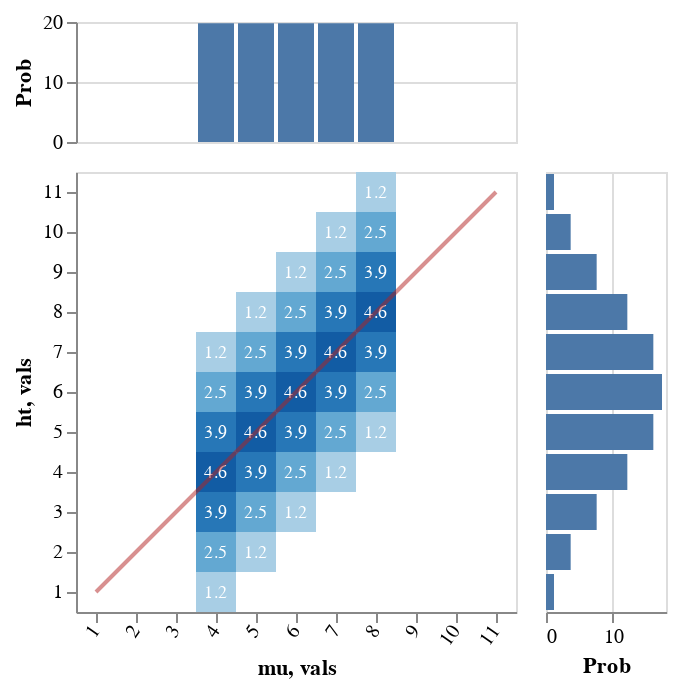

The code cell stored with this chart in its notebook:
### Code cell
vlShow . margHeatFromDist <$> enumD (first ht <$> indicesPriorFlat)

### Figure 1 — Vega-Lite specification as saved in the notebook (floating-point values rounded to 4 significant figures)
{"$schema": "https://vega.github.io/schema/vega-lite/v3.json", "bounds": "flush", "config": {"scale": {"rectBandPaddingInner": 0}}, "data": {"values": [{"ht": "1", "mu": "4", "prob": 1.2}, {"ht": "2", "mu": "4", "prob": 2.5}, {"ht": "2", "mu": "5", "prob": 1.2}, {"ht": "3", "mu": "4", "prob": 3.9}, {"ht": "3", "mu": "5", "prob": 2.5}, {"ht": "3", "mu": "6", "prob": 1.2}, {"ht": "4", "mu": "4", "prob": 4.6}, {"ht": "4", "mu": "5", "prob": 3.9}, {"ht": "4", "mu": "6", "prob": 2.5}, {"ht": "4", "mu": "7", "prob": 1.2}, {"ht": "5", "mu": "4", "prob": 3.9}, {"ht": "5", "mu": "5", "prob": 4.6}, {"ht": "5", "mu": "6", "prob": 3.9}, {"ht": "5", "mu": "7", "prob": 2.5}, {"ht": "5", "mu": "8", "prob": 1.2}, {"ht": "6", "mu": "4", "prob": 2.5}, {"ht": "6", "mu": "5", "prob": 3.9}, {"ht": "6", "mu": "6", "prob": 4.6}, {"ht": "6", "mu": "7", "prob": 3.9}, {"ht": "6", "mu": "8", "prob": 2.5}, {"ht": "7", "mu": "4", "prob": 1.2}, {"ht": "7", "mu": "5", "prob": 2.5}, {"ht": "7", "mu": "6", "prob": 3.9}, {"ht": "7", "mu": "7", "prob": 4.6}, {"ht": "7", "mu": "8", "prob": 3.9}, {"ht": "8", "mu": "5", "prob": 1.2}, {"ht": "8", "mu": "6", "prob": 2.5}, {"ht": "8", "mu": "7", "prob": 3.9}, {"ht": "8", "mu": "8", "prob": 4.6}, {"ht": "9", "mu": "6", "prob": 1.2}, {"ht": "9", "mu": "7", "prob": 2.5}, {"ht": "9", "mu": "8", "prob": 3.9}, {"ht": "10", "mu": "7", "prob": 1.2}, {"ht": "10", "mu": "8", "prob": 2.5}, {"ht": "11", "mu": "8", "prob": 1.2}]}, "spacing": 15, "vconcat": [{"encoding": {"x": {"axis": null, "field": "mu", "scale": {"domain": ["1", "2", "3", "4", "5", "6", "7", "8", "9", "10", "11"], "rangeStep": 30}, "sort": null, "type": "ordinal"}, "y": {"aggregate": "sum", "axis": {"title": "Prob"}, "field": "prob", "type": "quantitative"}}, "height": 60, "mark": "bar"}, {"bounds": "flush", "hconcat": [{"encoding": {"x": {"axis": {"labelAngle": -55}, "field": "mu", "scale": {"domain": ["1", "2", "3", "4", "5", "6", "7", "8", "9", "10", "11"], "rangeStep": 30}, "sort": null, "type": "ordinal"}, "y": {"axis": {"labelAngle": 0}, "field": "ht", "scale": {"domain": ["11", "10", "9", "8", "7", "6", "5", "4", "3", "2", "1"], "rangeStep": 30}, "sort": null, "type": "ordinal"}}, "layer": [{"encoding": {"color": {"aggregate": "sum", "field": "prob", "legend": null, "scale": {"scheme": {"extent": [0.2, 0.9], "name": "blues"}}, "type": "quantitative"}}, "mark": "rect"}, {"encoding": {"color": {"value": "white"}, "text": {"aggregate": "sum", "field": "prob", "type": "quantitative"}}, "mark": {"fontSize": 9, "type": "text"}}, {"data": {"values": [{"vals": "1"}, {"vals": "2"}, {"vals": "3"}, {"vals": "4"}, {"vals": "5"}, {"vals": "6"}, {"vals": "7"}, {"vals": "8"}, {"vals": "9"}, {"vals": "10"}, {"vals": "11"}]}, "encoding": {"x": {"field": "vals", "sort": null, "type": "ordinal"}, "y": {"field": "vals", "sort": null, "type": "ordinal"}}, "mark": {"opacity": 0.5, "stroke": "firebrick", "strokeWidth": 2, "type": "line"}}]}, {"encoding": {"x": {"aggregate": "sum", "axis": {"title": "Prob"}, "field": "prob", "type": "quantitative"}, "y": {"axis": null, "field": "ht", "scale": {"domain": ["11", "10", "9", "8", "7", "6", "5", "4", "3", "2", "1"], "rangeStep": 30}, "sort": null, "type": "ordinal"}}, "mark": "bar", "width": 60}], "spacing": 15}]}
